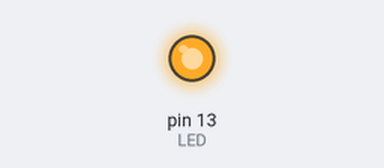
This sketch was run on a simulated Arduino Uno, built with avr-gcc and run on an emulated ATmega328P. Parts: output pins drawn as LEDs (lit = HIGH).

Above: at 0.1 s.
At 2.6 s:
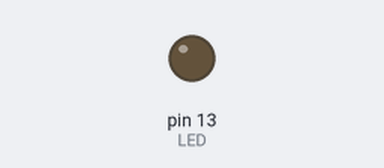
Timing chart, 0 to 5.5 s (numbered marks = the images above):
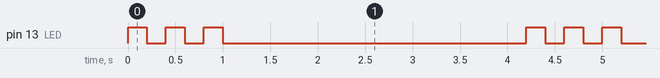

Measured:
- by itself, pin 13 (LED): repeats every 4.2 s: 2 × (LOW 0.20 s, HIGH 0.20 s), LOW 3.2 s, HIGH 0.20 s
- by itself, everything shown: repeats every 4.2 s, in 6 steps

The sketch:

parpadear_un_led_3veces_con_funciones_cada_3segundos.ino
```cpp
const int LED =13;

//prototipos de las funciones
void alerta(int led);

void setup() {
  // put your setup code here, to run once:
  pinMode(LED,OUTPUT);
}

void loop() {
  // put your main code here, to run repeatedly:
  alerta(LED);//llamada a la funcion
  delay(3000);//se ejecute cada 3segundos
}

//implementacion delas funciones

//Alerta: hace parpadear un led 3veces
void alerta(int LED){
  digitalWrite(LED, HIGH);
  delay(200);
  digitalWrite(LED, LOW);
  delay(200);
  digitalWrite(LED, HIGH);
  delay(200);
  digitalWrite(LED, LOW);
  delay(200);
  digitalWrite(LED, HIGH);
  delay(200);
  digitalWrite(LED, LOW);
  delay(200);

}
```
